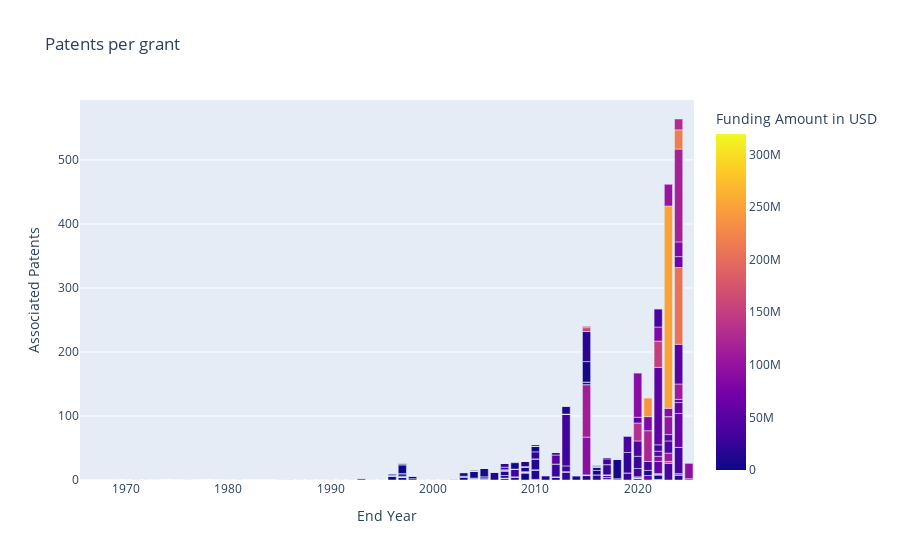

This figure's notebook cell:
### Markdown cell above
### Patents and Clinical Trials by Year

### Code cell
px.bar(grants, 
       x="End Year", y="Associated Patents", 
       color="Funding Amount in USD", 
       hover_name="Title", 
       hover_data=['Dimensions ID', 'Start Year', 'End Year', 'Funder', 'Funder Country'],
       title=f"Patents per grant")

### Figure 1 — Plotly figure (JSON) as saved in the notebook; plotly's stock layout.template omitted (floating-point values rounded to 4 significant figures; data arrays with more than 128 entries replaced by an {"elided": "..."} marker saying what was removed)
{"data": [{"alignmentgroup": "True", "customdata": {"elided": "1158x4 mixed values"}, "hovertemplate": "<b>%{hovertext}</b><br><br>End Year=%{x}<br>Associated Patents=%{y}<br>Dimensions ID=%{customdata[0]}<br>Start Year=%{customdata[1]}<br>Funder=%{customdata[2]}<br>Funder Country=%{customdata[3]}<br>Funding Amount in USD=%{marker.color}<extra></extra>", "hovertext": {"elided": "1158 str values"}, "legendgroup": "", "marker": {"color": {"elided": "1158 int values"}, "coloraxis": "coloraxis", "pattern": {"shape": ""}}, "name": "", "offsetgroup": "", "orientation": "v", "showlegend": false, "textposition": "auto", "type": "bar", "x": {"elided": "1158 int values"}, "xaxis": "x", "y": {"elided": "1158 int values"}, "yaxis": "y"}], "layout": {"autosize": true, "barmode": "relative", "coloraxis": {"colorbar": {"title": {"text": "Funding Amount in USD"}}, "colorscale": [[0, "#0d0887"], [0.1111, "#46039f"], [0.2222, "#7201a8"], [0.3333, "#9c179e"], [0.4444, "#bd3786"], [0.5556, "#d8576b"], [0.6667, "#ed7953"], [0.7778, "#fb9f3a"], [0.8889, "#fdca26"], [1, "#f0f921"]]}, "legend": {"tracegroupgap": 0}, "title": {"text": "Patents per grant"}, "xaxis": {"anchor": "y", "autorange": true, "domain": [0, 1], "range": [1966.0, 2026.0], "title": {"text": "End Year"}, "type": "linear"}, "yaxis": {"anchor": "x", "autorange": true, "domain": [0, 1], "range": [0, 593.7], "title": {"text": "Associated Patents"}, "type": "linear"}}}
